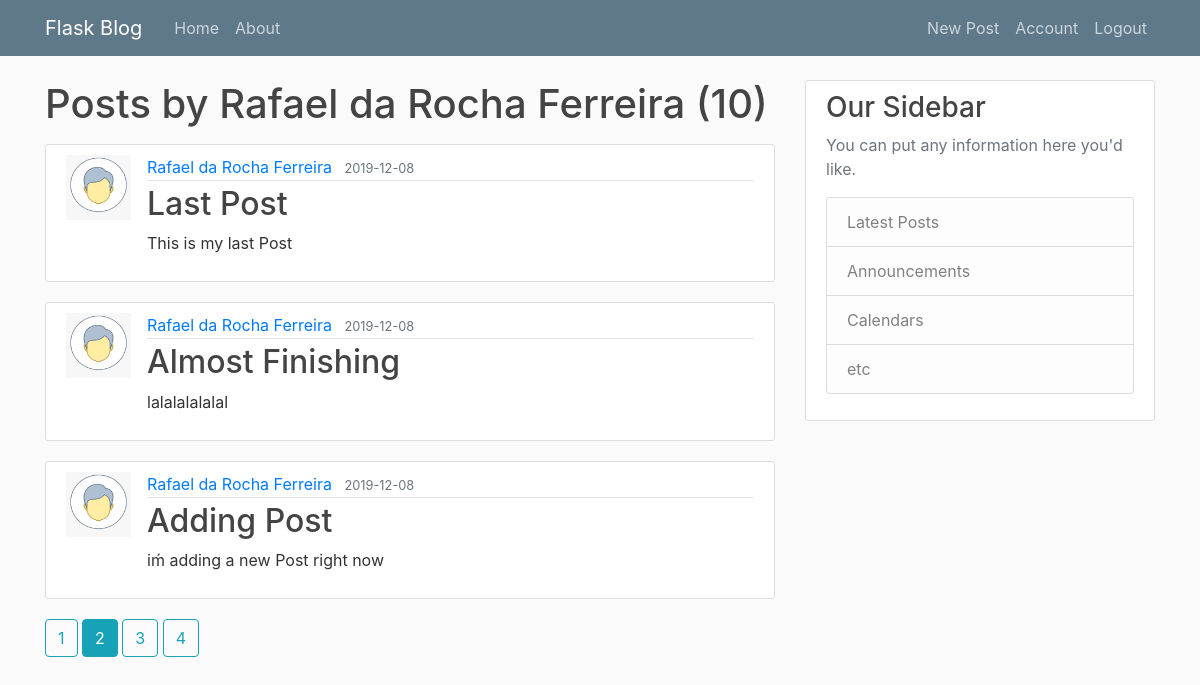
Screenshot of /user/Rafael da Rocha Ferreira?page=2 (signed in) with the database file from the repository.
### app/models/tables.py (models this page shows, shortened)
class User(db.Model, UserMixin):
    __tablename_ = "user"
    id = db.Column(db.Integer, primary_key=True)
    username = db.Column(db.String(20), unique=True, nullable=False)
    email = db.Column(db.String(120), unique=True, nullable=False)
    image_file = db.Column(db.String(120), nullable=False, default="default.png")
    password = db.Column(db.String(60), nullable=False)
    posts = db.relationship('Post', backref="author", lazy=True)

class Post(db.Model):
    __tablename__ = "post"
    id = db.Column(db.Integer, primary_key=True)
    title = db.Column(db.String(100), nullable=False)
    date_posted = db.Column(db.DateTime, nullable=False, default=datetime.utcnow)
    content = db.Column(db.Text, nullable=False)
    user_id = db.Column(db.Integer, db.ForeignKey('user.id'), nullable=False)

### app/controllers/default.py (the view)
@app.route("/user/<string:username>")
@login_required
def user_posts(username):
    page = request.args.get('page', 1, type=int)
    user = User.query.filter_by(username=username).first_or_404()
    posts = Post.query\
        .filter_by(author=user)\
        .order_by(Post.date_posted.desc())\
        .paginate(page=page, per_page=3)
    return render_template("user_posts.html", posts=posts, user=user)

### app/models/tables.py (called while the page is built)
@login_maneger.user_loader
def load_user(user_id):
    return User.query.get(int(user_id))

### app/templates/user_posts.html
{% extends "./bases/firstLayout.html" %}
{% block content%}
    <h1 class="mb-3">Posts by {{ user.username }} ({{ posts.total }})</h1>
    {% for post in posts.items%}
    <article class="media content-section">
        <img class="'rounded-circle article-img" src="{{ url_for('static', filename='profiles_pic/' + post.author.image_file) }}">
        <div class="media-body">
            <div class="article-metadata">
            <a class="mr-2" href="{{ url_for('user_posts', username=post.author.username) }}">{{ post.author.username }}</a>
            <small class="text-muted">{{ post.date_posted.strftime('%Y-%m-%d') }}</small>
            </div>
            <h2><a class="article-title" href="{{ url_for('post', post_id=post.id) }}">{{ post.title }}</a></h2>
            <p class="article-content">{{ post.content }}</p>
        </div>
    </article>
    {% endfor %}
    {% for page_num in posts.iter_pages(left_edge=1, right_edge=1, left_current=1, right_current=2) %}
        {% if page_num %}
            {% if posts.page == page_num %}
                <a class="btn btn-info mb-4" href="{{url_for('user_posts', username=user.username, page=page_num)}}">{{ page_num }}</a>
            {% else %}
                <a class="btn btn-outline-info mb-4" href="{{url_for('user_posts', username=user.username, page=page_num)}}">{{ page_num }}</a>
            {% endif %}
        {% else %}
            ...
        {% endif %}
    {% endfor %}
{% endblock content %}

### app/static/css/main.css (style rules this page uses)
body { background: #fafafa; color: #333333; margin-top: 5rem; }
h1, h2, h3, h4, h5, h6 { color: #444444; }
.content-section { background: #ffffff; padding: 10px 20px; border: 1px solid #dddddd; border-radius: 3px; margin-bottom: 20px; }
.article-title { color: #444444; }
.article-content { white-space: pre-line; }
.article-img { height: 65px; width: 65px; margin-right: 16px; }
.article-metadata { padding-bottom: 1px; margin-bottom: 4px; border-bottom: 1px solid #e3e3e3 }

### rows the page displays
User: username "Rafael da Rocha Ferreira"
Post: image_file (placeholder picture), author.username "Rafael da Rocha Ferreira", date_posted "2019-12-08", title "Last Post", content "This is my last Post"
Post: image_file (placeholder picture), author.username "Rafael da Rocha Ferreira", date_posted "2019-12-08", title "Almost Finishing", content "lalalalalalal"
Post: image_file (placeholder picture), author.username "Rafael da Rocha Ferreira", date_posted "2019-12-08", title "Adding Post", content "iḿ adding a new Post right now"

### other values shown
{{ posts.total }} "10"
{{ page_num }} "1" "3" "4"
{{ page_num }} "2"
